Frame 1 (no input): blank canvas, image omitted
Frame 60 (the mouse pressed at the canvas centre just before this capture): blank canvas, image omitted
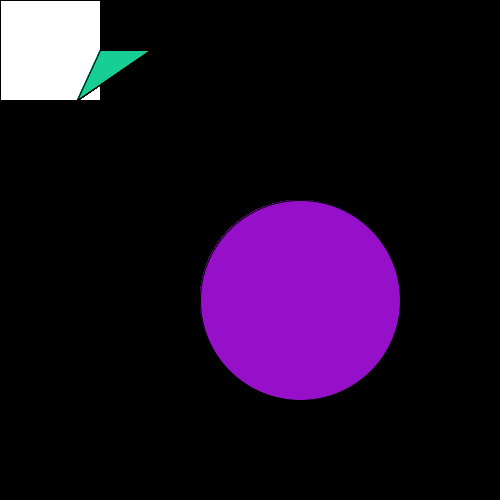
Frame 120 (the mouse held since frame 60 and released just before this capture)

The Processing sketch whose frames 1 and 60 were blank and that drew this single picture after the mouse press (run headless with seeded random() and noise(); from frame 60 on, the mouse is pressed at the canvas centre):

// Processing sketch: processing_129607
// ── processing_129607.pde

float timer = 0.0;
float rad = 0.0;
float s = 1.0;
float waveHeight = 5;
float scaleSpeed = 0.001;

void setup()
{
  size(500, 500);
  frameRate(30);
}
 
void draw()
{
  timer = timer += (1.0 / 30.0);
  rad = rad + 0.1;
  s = s + scaleSpeed;
  
  if (timer >= 2.0 && timer < 3.0)
  {
    background(0);
    rect(0, 0 , 100, 100);
  }
  else if (timer >= 3.0 && timer < 3.5)
  {
    fill(#9710C9);
    ellipse(300, 300, 200, 200);
  }
  else if (timer >= 3.0 && timer < 4.0)
  {
    fill(#17CE95);
    triangle(77, 100, 150, 50, 100, 50);
  }
  else if (timer >= 5.0 && timer < 15.0)
  {
    background(50, 50, 50);
    fill(255, 0, 0);
    pushMatrix();
    translate(100,200);
    scale(s);
    rectMode(CENTER);
    rect(0, 0, 100,100);
    popMatrix();
    if(s >= 1.007)
    {
      s = s - 0.001;
      scale(s);
    } 
  }
  else if (timer >= 16.0 && timer < 25.0)
  {
    fill(0, 0 , 255, 10);
    pushMatrix();
    translate(width/2, height/2);
    rotate(rad);
    scale(s);
    
    rectMode(CORNER);
    rect(0, 0, 100, 100);
    
    rectMode(CENTER);
    rect(0, 0, 100, 100);
    
    popMatrix();
    pushMatrix();
    
    translate(100, 100);
    rotate(radians(45));
    scale(s);
    rectMode(CENTER);
    rect(0, 0, 100, 100);
    
    popMatrix();
  }
  else if (timer >= 26.0 && timer < 35.0)
  { 
    strokeWeight(5);
  
    // start position
    float starty = 100.0;
  
    float ly = starty;
    float lx = 0.0;
    
    // end position
    float endx = 500.0;
    float endy = 100.0;
    
    // only draw until we've exceeded the end position
    // && means 'and' and that both things have to be true
    while (lx < endx)
    {
     // how far down the wave goes
     float waveHeight = 50;
     float waveFrequency = 4;
     float nextX = lx + 1;
     float nextY = starty + waveHeight * sin(radians(lx * waveFrequency));
     line(lx, ly, nextX, nextY);
     ly = nextY;
     lx = nextX;
   }
 }
}
